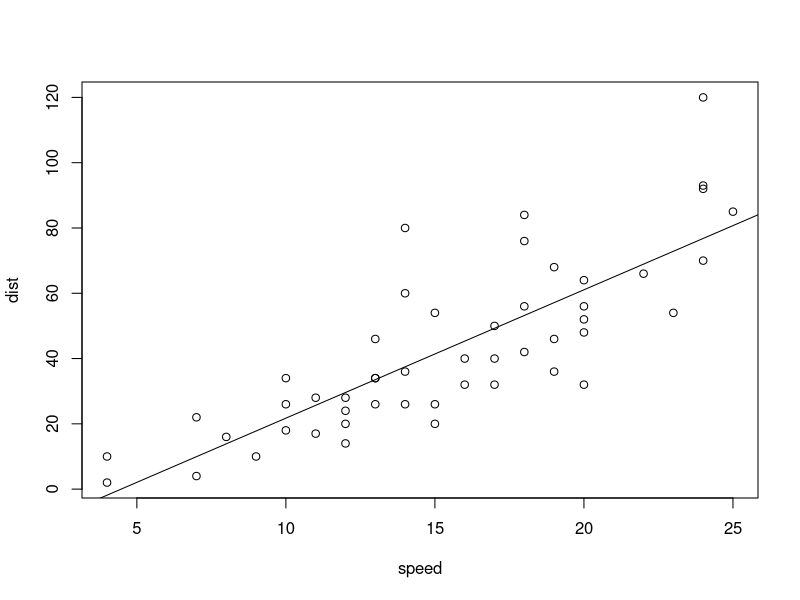
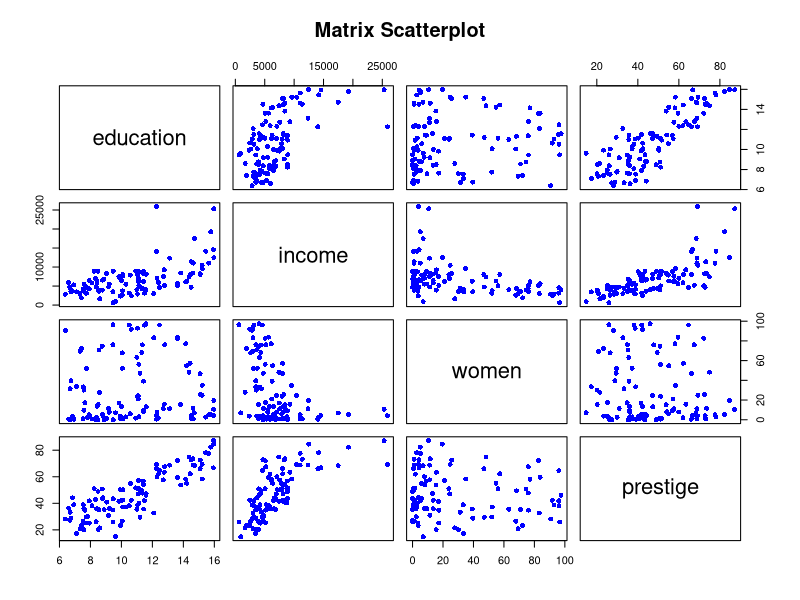
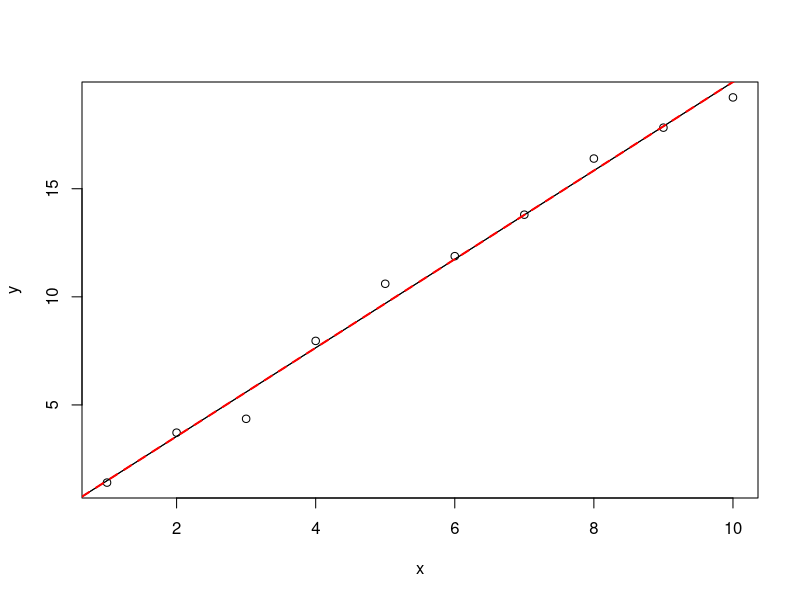

Reproduce these figures in R, in order.
rm(list=ls())

# 11-1.R
head(cars)
plot(dist~speed, data=cars)

model <- lm(dist~speed, cars)
model
str(model)

abline(model)
coef(model)
model$coefficients

coef(model)[1]
coef(model)[2]

# 11-2.R
b <- coef(model)[1]
W <- coef(model)[2]

speed <- 30
dist <- W * speed + b
dist

speed <- 35
dist <- W * speed + b
dist

speed <- 40
dist <- W * speed + b
dist


# 11-3.R
speed <- cars[,1]
pred <- W * speed + b
pred

compare <- data.frame(pred, cars[,2], pred-cars[,2])
colnames(compare) <- c("예상", "실제", "오차")
head(compare)
str(model)

# 11-4.R
if (!require("car")) {
  install.packages("car")
}

library(car)

head(Prestige)
newdata <- Prestige[,c(1:4)]
plot(newdata, pch=16, col="blue",
     main="Matrix Scatterplot")
mod1 <- lm(income ~ education + prestige +
             women, data=newdata)
summary(mod1)

head(Prestige)
tail(Prestige)
str(Prestige)
class(Prestige)

sum(is.na(Prestige))
Prestige[!complete.cases(Prestige),]

# 11-5.R
library(MASS)
newdata2 <- Prestige[c(1:5)]
head(newdata2)
mod2 <- lm(income ~ education + prestige + 
             women + census, data = newdata2)
summary(mod2)

mod3 <- stepAIC(mod2)
mod3
summary(mod3)


# 연습
x <- 1:10
y <- 2 * x + rnorm(10)
smodel <- lm(y ~ x)

plot(x, y)
abline(smodel)    # 회귀 직선 추가
abline(coef(smodel)[1], coef(smodel)[2]) # 회귀 직선 추가
abline(smodel, col = "red", lty="dashed", lwd = 2)


# 11-6.R
iris.new <- iris
iris.new$Species <- as.integer(iris.new$Species)
head(iris.new)
mod.iris <- glm(Species~., data=iris.new)
summary(mod.iris)

# 11-7.R
unknown <- data.frame(rbind(c(5.1, 3.5, 1.4, 0.2)))
names(unknown) <- names(iris)[1:4]
unknown

pred <- predict(mod.iris, unknown)
pred
round(pred, 0)

pred <- round(pred, 0)
pred
levels(iris$Species)
levels(iris$Species)[pred]

# 11-8.R
test <- iris[, 1:4]
pred <- predict(mod.iris, test)
pred <- round(pred, 0)
pred

answer <- as.integer(iris$Species)
pred == answer
iris[pred != answer,]

acc <- mean(pred == answer)
acc



if (!require("nnet")) {
  install.packages("nnet")
}
library(nnet)

data(iris)
iris.new <- iris

mod.iris <- multinom(Species ~ ., data = iris.new)

pred_species <- predict(mod.iris, type="class") # class로 직접 예측
pred_species

iris[pred_species != iris$Species, ]

acc <- mean(pred_species == iris$Species)
acc
















